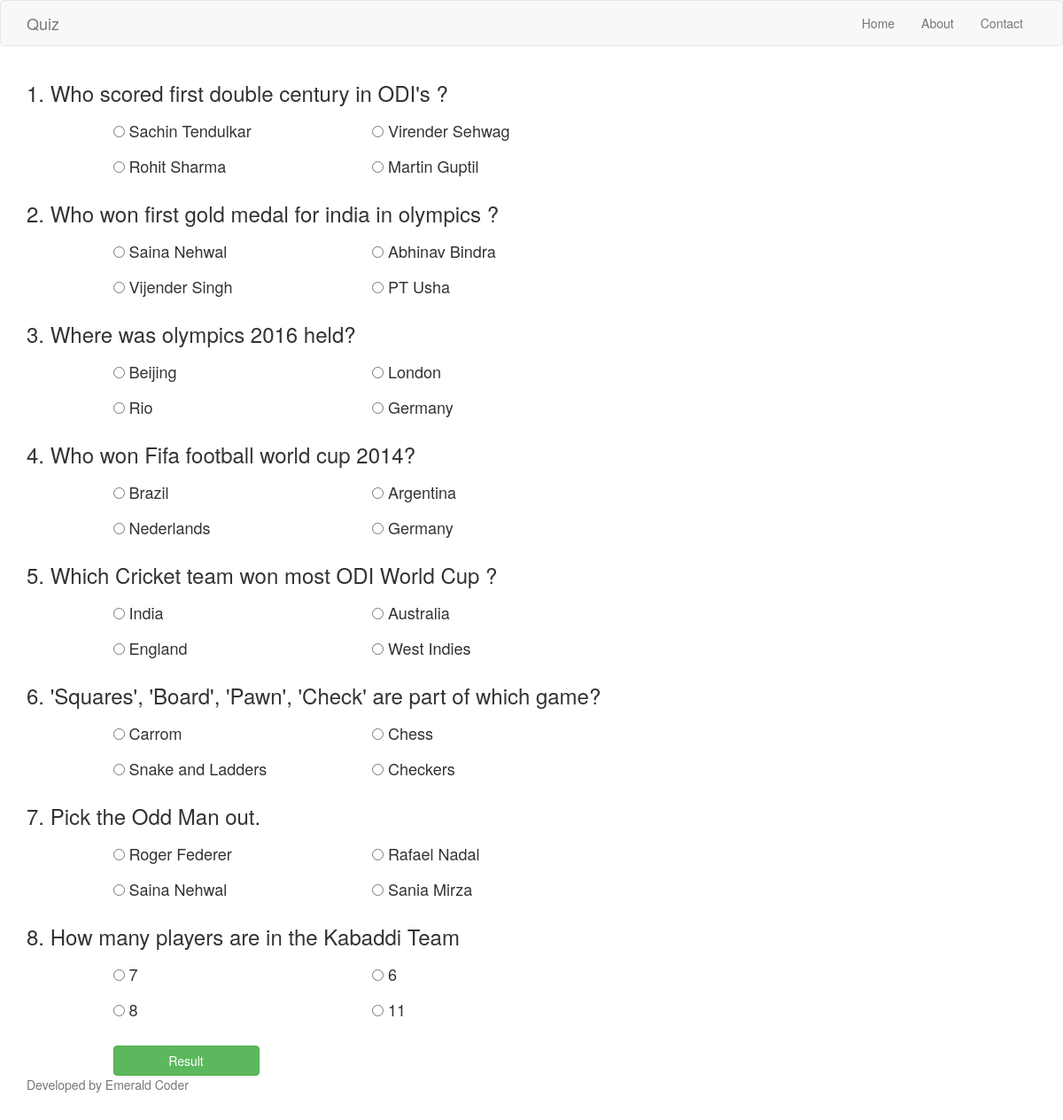
The page /quiz/sports on the database its author committed.
### quiz/models.py (models this page shows, shortened)
class Questions(models.Model):
    CAT_CHOICES = (
    ('sports','Sports'),
    ('movies','Movies'),
    ('maths','Maths'),
    ('generalknowledge','GeneralKnowledge')
    )
    question = models.CharField(max_length = 250)
    optiona = models.CharField(max_length = 100)
    optionb = models.CharField(max_length = 100)
    optionc = models.CharField(max_length = 100)
    optiond = models.CharField(max_length = 100)
    answer = models.CharField(max_length = 100)
    catagory = models.CharField(max_length=20, choices = CAT_CHOICES)
    class Meta:
        ordering = ('-catagory',)

### quiz/views.py (the view)
# urls.py: url(r'^(?P<choice>[\w]+)', views.questions, name = 'questions'),
def questions(request , choice):
    print(choice)
    ques = Questions.objects.filter(catagory__exact = choice)
    return render(request,
        'quiz/questions.html',
        {'ques':ques})

### quiz/templates/quiz/questions.html (shortened to what this page needs)
{% extends "base.html" %}
{% block content%}
<form action="./result" method="post">
  {% for que in ques %}
  <div class="row">
    <div class="col-md-10">
      <h3>{{ forloop.counter }}. {{ que.question }}</h3>
    </div>
  </div>
  <div class="row">
    <div class="col-md-1"></div>
    <div class="col-md-3">
      <h4>
      <input type="radio" name="{{ que.id }}" value="{{ que.optiona }}">
      {{ que.optiona }}
    </h4>
    </div>
    <div class="col-md-3">
      <h4>
      <input type="radio" name="{{ que.id }}" value="{{ que.optionb }}">
      {{ que.optionb }}
    </h4>
    </div>
  </div>
  <div class="row">
    <div class="col-md-1"></div>
    <div class="col-md-3">
      <h4>
      <input type="radio" name="{{ que.id }}" value="{{ que.optionc }}">
      {{ que.optionc }}
    </h4>
    </div>
    <div class="col-md-3">
      <h4>
      <input class="form_control" type="radio" name="{{ que.id }}" value="{{ que.optiond }}">
      {{ que.optiond }}
    </h4>
    </div>
  </div>
  {% endfor %}
  <br>
  <div class="row">
    <div class="col-md-1">
    </div>
    <div class="col-xs-2">
      <button type="submit" class="btn btn-block btn-success btn-md">Result</button>
    </div>
  </div>
</form>
{% endblock %}

### quiz/templates/base.html (shortened to what this page needs)
<!DOCTYPE html>
<html>
  <head>
    {% load static %}
    <link rel="stylesheet" href="{% static 'Bootstrap/css/bootstrap.min.css' %}">
    <link rel="stylesheet" href="{% static 'mystyle.css' %}">
  </head>
  <body>
    <nav class="navbar navbar-default">
     <div class="container">
       <div class="navbar-header">
         <a class="navbar-brand" href="/quiz">Quiz</a>
       </div>
       <div id="navbar" class="collapse navbar-collapse">
         <ul class="nav navbar-nav navbar-right">
           <li><a href="/quiz">Home</a></li>
           <li><a href="/quiz/about">About</a></li>
           <li><a href="/quiz/contact">Contact</a></li>
         </ul>
       </div>
     </div>
   </nav>
   <div id="content" class = "container">
      {% block content %}
      {% endblock %}
    </div>
    <footer class="footer">
      <div class="container">
        <p class="text-muted">
          Developed by Emerald Coder
        </p>
      </div>
    </footer>
  </body>
</html>

### quiz/static/mystyle.css (style rules this page uses)
html { position: relative; min-height: 100%; }
body { margin-bottom: 50px; }
a { color: #000000; }
.footer { position:absolute; width: 100%; bottom: 0; height: 50px; }

### rows shown on the page
Questions: question "Who scored first double century in ODI's ?", optiona "Sachin Tendulkar", optionb "Virender Sehwag", optionc "Rohit Sharma", optiond "Martin Guptil"
Questions: question "Who won first gold medal for india in olympics ?", optiona "Saina Nehwal", optionb "Abhinav Bindra", optionc "Vijender Singh", optiond "PT Usha"
Questions: question "Where was olympics 2016 held?", optiona "Beijing", optionb "London", optionc "Rio", optiond "Germany"
Questions: question "Who won Fifa football world cup 2014?", optiona "Brazil", optionb "Argentina", optionc "Nederlands", optiond "Germany"
Questions: question "Which Cricket team won most ODI World Cup ?", optiona "India", optionb "Australia", optionc "England", optiond "West Indies"
Questions: question "'Squares', 'Board', 'Pawn', 'Check' are part of which game?", optiona "Carrom", optionb "Chess", optionc "Snake and Ladders", optiond "Checkers"
Questions: question "Pick the Odd Man out.", optiona "Roger Federer", optionb "Rafael Nadal", optionc "Saina Nehwal", optiond "Sania Mirza"
Questions: question "How many players are in the Kabaddi Team", optiona "7", optionb "6", optionc "8", optiond "11"
